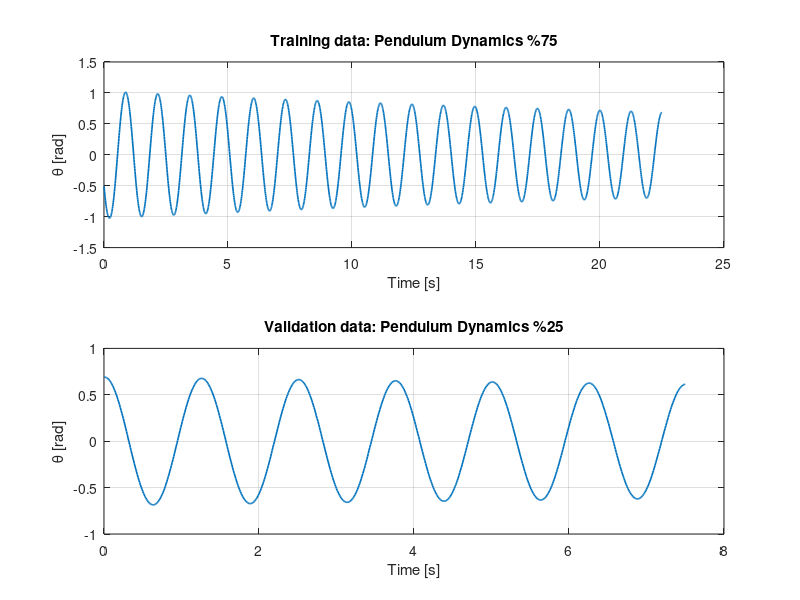

The MATLAB script that drew this image: (Note: this script raises an error after producing the figure.)
%% Identification Stage 1 - Pendulum Dynamics Identification 
clear; clc; close all;

% Load data
load('fixedCartTrainingData.mat');

t_all     = expData.time(:);
theta_all = expData.output.angle(:);
Ts        = expData.sampleTime;

% Split data: 75% training, 25% validation
N = length(theta_all);
N_train = floor(0.75*N);

idx_train = 1:N_train;
idx_val   = N_train+1:N;

t_train = t_all(idx_train);
theta_train = theta_all(idx_train);

t_val = t_all(idx_val);
theta_val = theta_all(idx_val);

% reset time vectors
t_train = t_train - t_train(1);
t_val   = t_val   - t_val(1);

% Dummy inputs (data holders)
u_train = zeros(length(theta_train),1);
u_val   = zeros(length(theta_val),1);

% iddata objects
data_train = iddata(theta_train, u_train, Ts);
data_train.OutputName = {'Pendulum angle'};
data_train.InputName  = {'Dummy input'};
data_train.OutputUnit = {'rad'};
data_train.TimeUnit   = 'seconds';

data_val = iddata(theta_val, u_val, Ts);
data_val.OutputName = {'Pendulum angle'};
data_val.InputName  = {'Dummy input'};
data_val.OutputUnit = {'rad'};
data_val.TimeUnit   = 'seconds';

% Ploting training data and validation data
figure;

subplot(2,1,1)
plot(t_train,theta_train,'LineWidth',1.2)
grid on
xlabel('Time [s]')
ylabel('\theta [rad]')
title('Training data: Pendulum Dynamics %75')

subplot(2,1,2)
plot(t_val,theta_val,'LineWidth',1.2)
grid on
xlabel('Time [s]')
ylabel('\theta [rad]')
title('Validation data: Pendulum Dynamics %25')

% Parameters and Initials
m  = 0.872;
l  = 0.011;
Jp = 0.00292;
fp = 6.65e-5;

a1_0 = Jp/(m*l);
k3_0 = fp/(m*l);

Parameters = {a1_0; k3_0};

% Initial states
theta0 = theta_train(1);

% for smooth derivatives
theta_s = smoothdata(theta_train,'sgolay',21);
theta_dot_s = gradient(theta_s,Ts);
theta_dot0 = theta_dot_s(1);
x0 = [theta0; theta_dot0];

% Grey-box model
Order = [1 1 2];
sys0 = idnlgrey('fixed_cart_model', Order, Parameters, x0, 0);

sys0.Parameters(1).Name = 'a1';
sys0.Parameters(2).Name = 'k3';

% Parameters bounds
sys0.Parameters(1).Minimum = 0.20;
sys0.Parameters(1).Maximum = 0.45;

sys0.Parameters(2).Minimum = 1e-5;
sys0.Parameters(2).Maximum = 0.02;

% Setting initials for ID
sys0.InitialStates(1).Name = 'theta';
sys0.InitialStates(2).Name = 'theta_dot';
sys0.InitialStates(1).Fixed = false;
sys0.InitialStates(2).Fixed = false;

% ID Options
opt = nlgreyestOptions;
opt.Display = 'on';
opt.SearchMethod = 'lsqnonlin';

% Identification 
sys_pend_est = nlgreyest(data_train, sys0, opt);

% Results
a1_hat = sys_pend_est.Parameters(1).Value;
k3_hat = sys_pend_est.Parameters(2).Value;

fprintf('\nEstimated parameters:\n');
fprintf('a1_hat = %.6f\n', a1_hat);
fprintf('k3_hat = %.6f\n', k3_hat);

% Identification Results
compareOpt = compareOptions;
compareOpt.InitialCondition = 'estimate';
figure;
compare(data_train, sys_pend_est, compareOpt);
title('Training fit: Pendulum Dynamics');

% Identification - Model Validation
figure;
compare(data_val, sys_pend_est, compareOpt);
title('Validation fit: Pendulum Dynamics');
